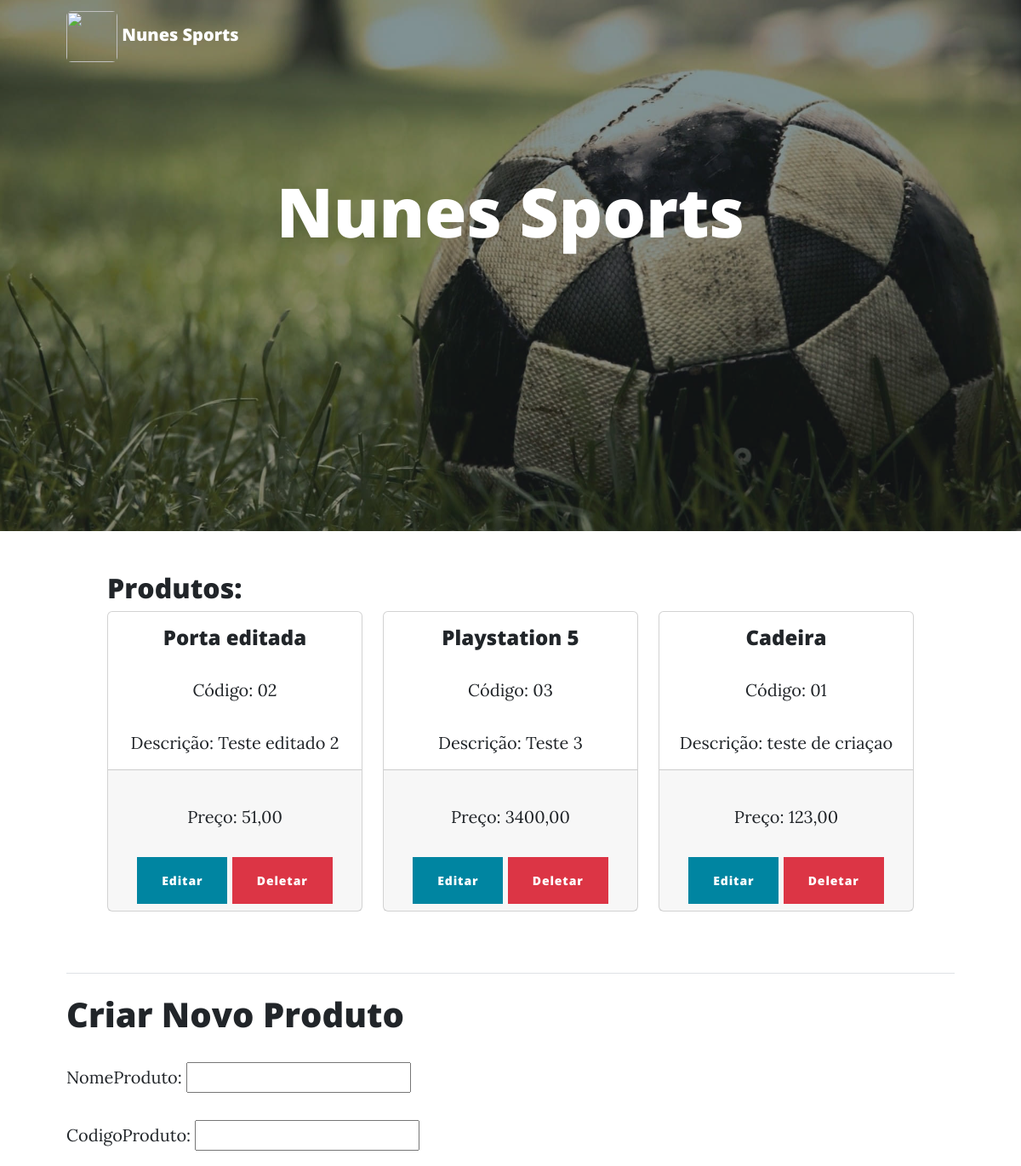
Before: / (upper part) with the older database file.
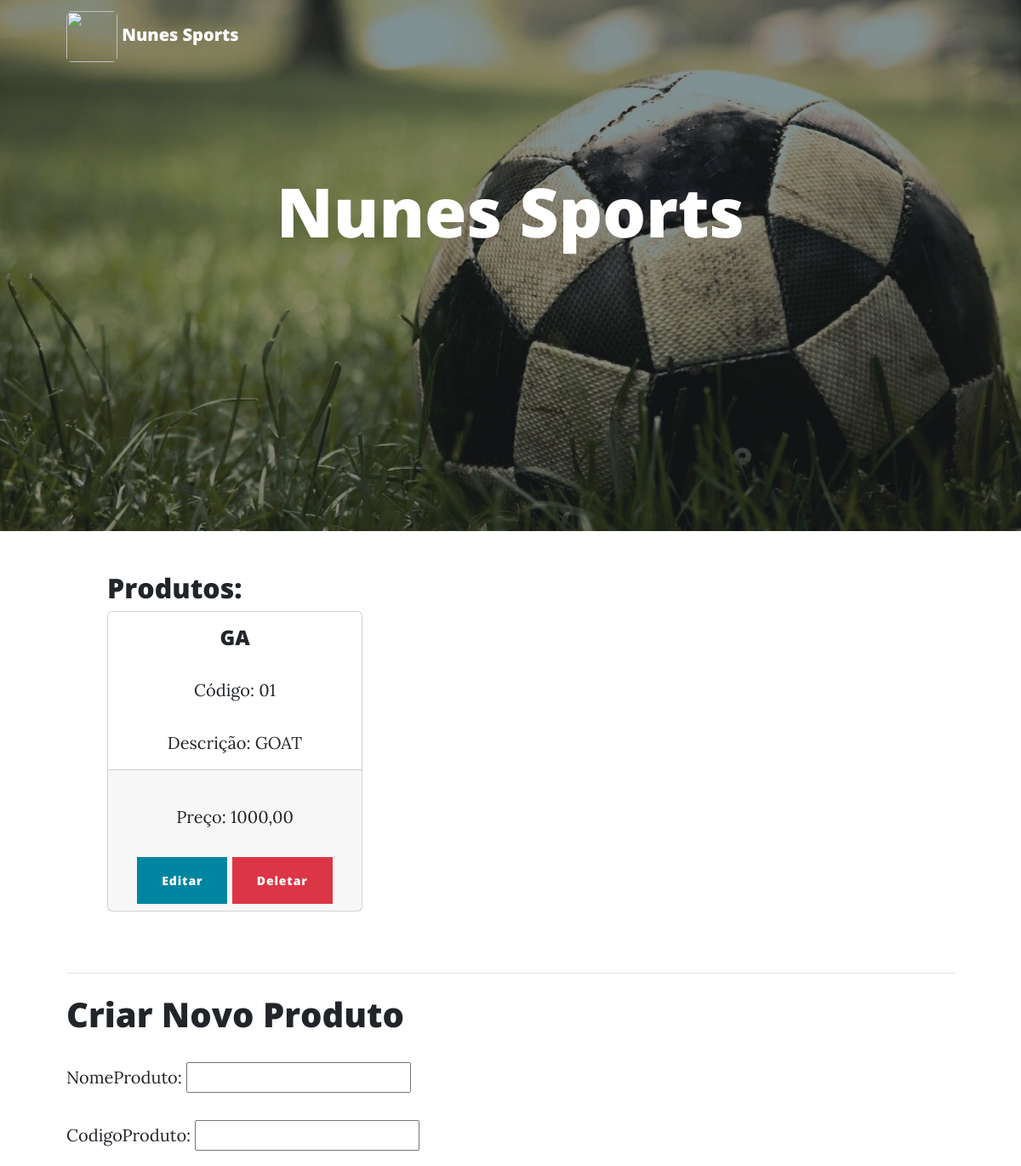
After: the same page with the newer database file.
### NunesSports/models.py (models this page shows, shortened)
class Produto(models.Model):
    nomeProduto = models.CharField(max_length = 100, default="")
    codigoProduto = models.CharField(max_length = 10)
    descricaoProduto = models.TextField(max_length = 500, default="")
    precoProduto = models.DecimalField(max_digits = 10, decimal_places = 2)
    class Meta:
        verbose_name = 'Produto'

### NunesSports/views.py (the view, shortened to what this page needs)
# urls.py: path('', ProdutoView.as_view(), name='home'),
class ProdutoView(View):
    def get(self, request, *args, **kwargs):
        produtos = Produto.objects.all()
        produto_id = request.GET.get('edit')
        if produto_id:
            produto = get_object_or_404(Produto, id=produto_id)
            form = ProdutoForm(instance=produto)
        else:
            form = ProdutoForm()
        return render(request, 'home.html', {'produtos': produtos, 'form': form})

### NunesSports/forms.py
class ProdutoForm(forms.ModelForm):
    class Meta:
        model = Produto
        fields = ['nomeProduto', 'codigoProduto', 'descricaoProduto', 'precoProduto']

### NunesSports/templates/home.html (shortened to what this page needs)
{% load static %}
<!DOCTYPE html>
<html lang="pt-br">
    <head>
        <link rel="stylesheet" href="https://cdn.jsdelivr.net/npm/bootstrap-icons@1.5.0/font/bootstrap-icons.css">
        <link href="{% static 'css/style.css' %}" rel="stylesheet" />
    </head>
    <body>
        <nav class="navbar navbar-expand-lg navbar-light" id="mainNav">
            <div class="container px-4 px-lg-5">
                    <a class="navbar-brand" href="/"><img class="rounded" src="{% static 'assets/logo.jpg' %}" style="width: 60px; height: 60px;"> Nunes Sports</a>
            </div>
        </nav>
        <header class="masthead" style="background-image: url({% static 'assets/img/bola.jpg' %})">
            <div class="container position-relative px-4 px-lg-5">
                <div class="row gx-4 gx-lg-5 justify-content-center">
                    <div class="col-md-10 col-lg-8 col-xl-7">
                        <div class="site-heading">
                            <h1>Nunes Sports</h1>
                        </div>
                    </div>
                </div>
                <br>
                <br>
                <br>
                <br>
            </div>
        </header>
        <div class="container px-4 px-lg-5">
            <div class="row px-4 px-lg-5">
                <h2>Produtos:</h2>
                {% for produto in produtos %}
                    <div class="col-4 pb-5">
                        <div class="card rounded" style="height: 100%;">
                            <div class="card-body text-center">
                                <h4 class="card-title">{{ produto.nomeProduto }}</h4>
                                <p class="card-text">Código: {{ produto.codigoProduto }}</p>
                                <p class="card-text">Descrição: {{ produto.descricaoProduto }}</p>
                            </div>
                            <div class="card-footer text-center">
                                <p class="card-text">Preço: {{ produto.precoProduto }}</p>
                                <a href="?edit={{ produto.id }}" class="btn btn-primary">Editar</a>
                                <form method="post" style="display: inline;">
                                    <button type="submit" class="btn btn-danger">Deletar</button>
                                </form>
                            </div>
                        </div>
                    </div>
                {% endfor %}
            </div>
            <hr class="my-4" />
            <h1>{% if form.instance.id %}Editar Produto{% else %}Criar Novo Produto{% endif %}</h1>
            <form method="post">
                {{ form.as_p }}
            </form>
        </div>
    </body>
</html>

Changed rows visible on the page:
removed Produto: nomeProduto "Porta editada", codigoProduto "02", descricaoProduto "Teste editado 2", precoProduto "51,00"
removed Produto: nomeProduto "Playstation 5", codigoProduto "03", descricaoProduto "Teste 3", precoProduto "3400,00"
removed Produto: nomeProduto "Cadeira", codigoProduto "01", descricaoProduto "teste de criaçao", precoProduto "123,00"
added Produto: nomeProduto "GA", codigoProduto "01", descricaoProduto "GOAT", precoProduto "1000,00"
